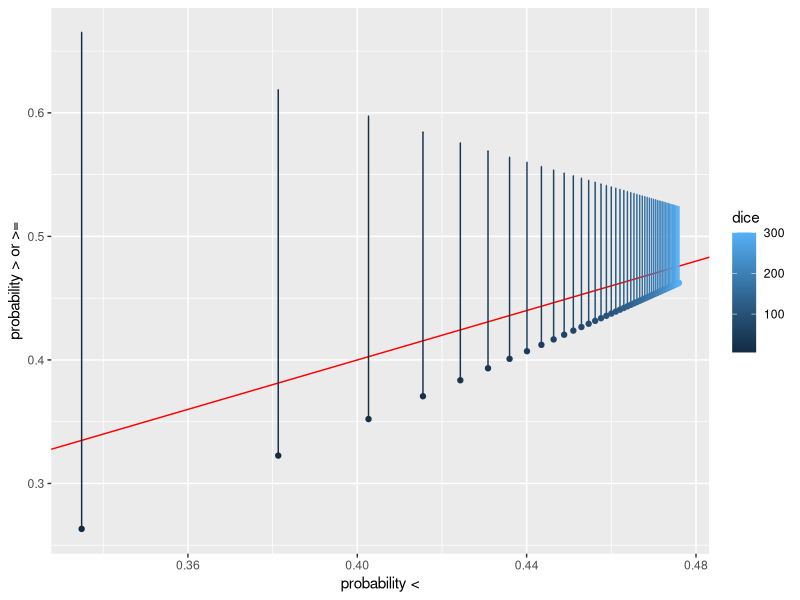

The R source for this figure: (Note: this script raises an error after producing the figure.)
## ---- chunk 1

which.max(pbinom(0:2, 6 * (1:3), 1 / 6, lower.tail = FALSE))

# disaggregate

pbinom(0:2, 6 * (1:3), 1 / 6, lower.tail = FALSE)


## ---- chunk 2

library(dplyr)
library(ggplot2)

data_frame(threshold = 1:50, dice = 6 * threshold) %>%
  mutate(prob_less = pbinom(threshold - 1, dice, 1 / 6), 
         prob_more = pbinom(threshold, dice, 1 / 6, lower.tail = FALSE),
         prob_equal = dbinom(threshold, dice, 1 / 6)) %>%
  ggplot(aes(prob_less, prob_more, color = dice)) +
  geom_point() +
  geom_abline(colour = "red") +
  geom_errorbar(aes(ymin = prob_more, ymax = prob_more + prob_equal)) +
  xlab("probability <") +
  ylab("probability > or >=")

## ---- chunk 3


dice = 18

TossResult <- rbinom(200000000, dice, (1/6))
head(TossResult)
tosstable <- table(TossResult)
tosstable

plot(tosstable)

tosstable <- data.frame(table(TossResult))
tosstable$TossResult <- as.integer(as.character(tosstable$TossResult))

str(tosstable)
tosstable

#tosstable %>%
#  summarise(sum(Freq))

trials <- tosstable %>%
  summarise(sum(Freq))

#tosstable %>% 
#  filter(TossResult >= (dice/6)) 

successes <- tosstable %>% 
  filter(TossResult >= (dice/6)) %>%
  summarise(sum(Freq))
  
successes / trials

# vs the theoretical

pbinom(0:2, 6 * (1:3), 1 / 6, lower.tail = FALSE)






